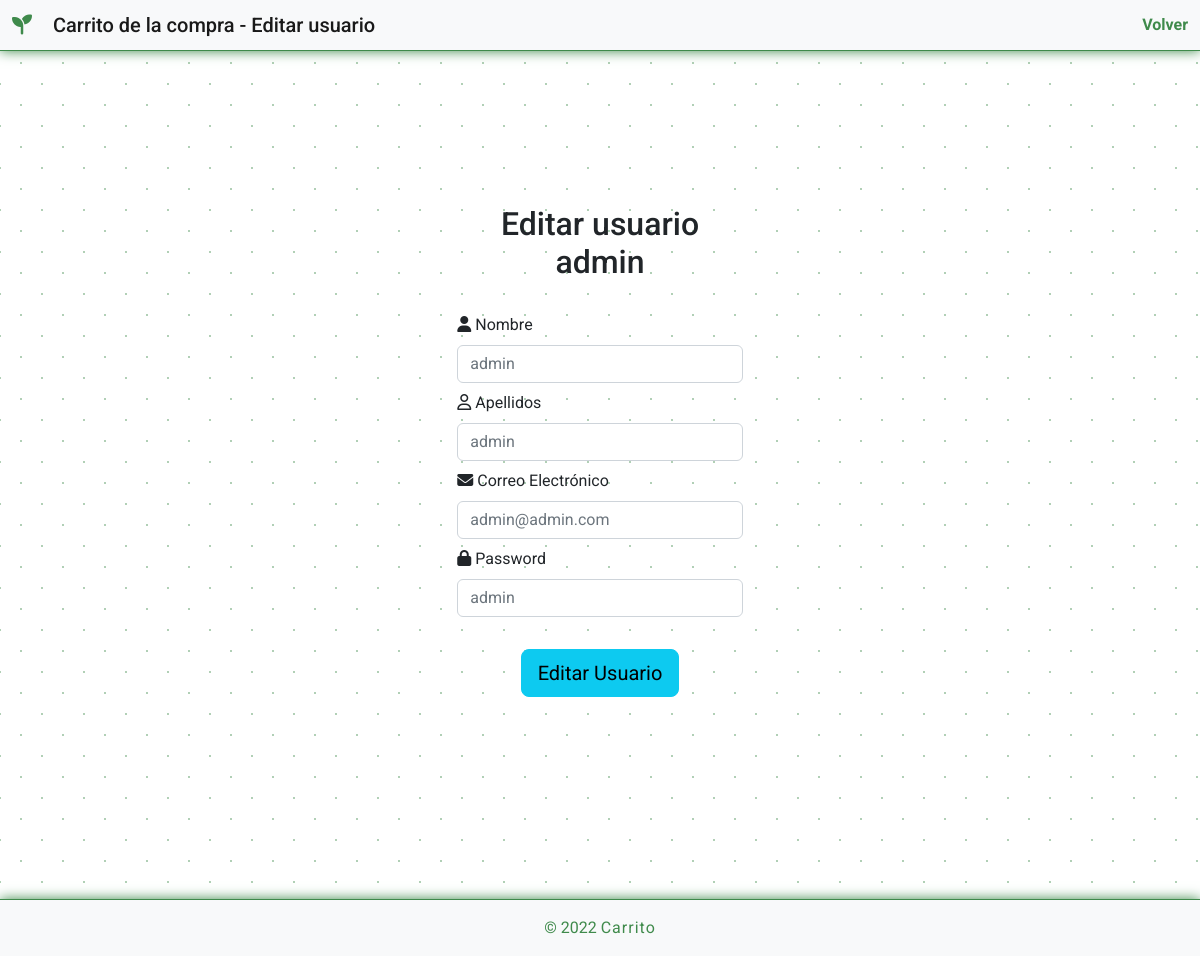
Page /php/editarUsuario.php?user_id=1 on the committed database.
### tables this page shows
CREATE TABLE `usuarios` (
  `user_id` int(11) NOT NULL,
  `user_name` varchar(20) NOT NULL,
  `user_surname` varchar(50) NOT NULL,
  `user_pass` varchar(20) NOT NULL,
  `user_email` varchar(50) NOT NULL
);

### php/editarUsuario.php (the view, shortened to what this page needs)
<?php
  include_once './connect.php';
  $user_id = $_GET['user_id'];
  $sql_verify_query = "SELECT * FROM usuarios WHERE user_id='$user_id'";
  $sql_verify = $pdoConnection->prepare($sql_verify_query);
  $sql_verify->execute();
  $result_verify = $sql_verify->fetch(PDO::FETCH_ASSOC);
?>
<!DOCTYPE html>
<html lang="en">
<head>
  <link rel="stylesheet" href="https://cdn.jsdelivr.net/npm/bootstrap@5.2.1/dist/css/bootstrap.min.css">
  <link rel="stylesheet" href="https://cdnjs.cloudflare.com/ajax/libs/font-awesome/6.2.0/css/all.min.css" />
  <link rel="stylesheet" href="../css/styles.css">
</head>
<body>
  <header>
    <nav class="navbar bg-light">
      <div class="container-fluid">
        <span class="navbar-brand mb-0 h1"><i class="fa-solid fa-seedling"></i> Carrito de la compra - Editar usuario</span>
        <span class="text-right">
          <a href="./admin.php">Volver</a>
        </span>
      </div>
    </nav>
  </header>
  <div class="container col-11 col-lg-4">
    <div class="row vh-100 justify-content-center align-items-center">
      <form class="row col-m-7 col-10" action="./editarUsuario.php?user_id=<?php echo $user_id ?>" method="POST" id="loginForm">
        <div class="text-center mb-4">
          <h2>Editar usuario <?php echo $result_verify['user_name'] ?></h2>
        </div>
        <div class="mb-2">
          <label for="user_name" class="form-label">
            <i class="fa-solid fa-user"></i> Nombre
          </label>
          <input type="text" name="user_name" class="form-control" id="user_name" placeholder="<?php echo $result_verify['user_name'] ?>" autofocus required>
        </div>
        <div class="mb-2">
          <label for="user_surname" class="form-label">
          <i class="fa-regular fa-user"></i> Apellidos
          </label>
          <input type="text" name="user_surname" class="form-control" id="user_surname" placeholder="<?php echo $result_verify['user_surname'] ?>" required>
        </div>
        <div class="mb-2">
          <label for="user_mail" class="form-label">
          <i class="fa-solid fa-envelope"></i> Correo Electrónico
          </label>
          <input type="email" name="user_email" class="form-control" id="user_email" placeholder="<?php echo $result_verify['user_email'] ?>" required>
        </div>
        <div class="mb-3">
          <label for="user_pass" class="form-label">
            <i class="fa-solid fa-lock"></i> Password
          </label>
          <input type="text" name="user_pass" class="form-control" id="user_pass" placeholder="<?php echo $result_verify['user_pass'] ?>" required>
        </div>
        <div class="text-center btn-group-lg mt-3" role="group" aria-label="Boton para editar usuario">
          <button type="submit" class="btn btn-info" id="editUser">Editar Usuario</button>
        </div>
      </form>
    </div>
  </div>
  <footer class="bg-light text-center text-lg-start mt-5">
    <div class="text-center p-3">
        © 2022
        <a href="#">Carrito</a>
    </div>
  </footer>
</body>
</html>

### css/styles.css (style rules this page uses)
:root { --main-color: #3f8a4b; }
* { margin: 0; padding: 0; box-sizing: border-box; user-select: none; }
body { font-family: 'Roboto', sans-serif; background-color: white; background-image: radial-gradient(var(--main-color) .2px, transparent 1.05px), radial-gradient(var(--main-color) .2px, white 1.05px); background-size: 42px 42px; background-position: 0 0,21px 21px; }
a { text-decoration: none; font-weight: bold; color: var(--main-color); }
header { border-bottom: 1px solid var(--main-color); box-shadow: 0 0 12px var(--main-color); }
.fa-seedling { color: var(--main-color); margin-right: 1rem; }
footer { color: var(--main-color); border-top: 1px solid var(--main-color); box-shadow: 0 0 12px var(--main-color); }
footer a { color: var(--main-color); letter-spacing: 1px; font-weight: normal; }

### rows in the picture
usuarios: user_name "admin", user_surname "admin", user_email "admin@admin.com", user_pass "admin"
